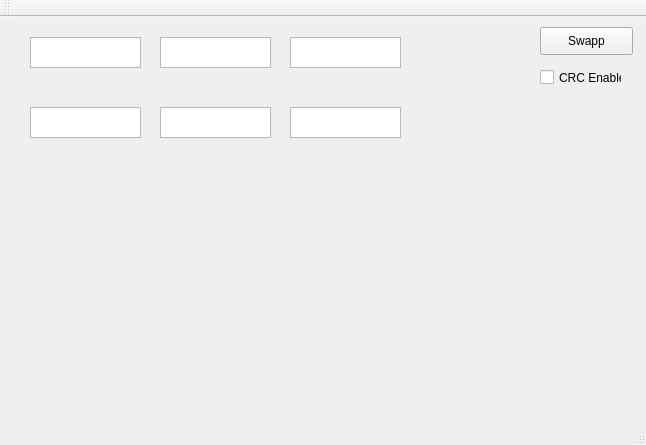
<?xml version="1.0" encoding="UTF-8"?>
<ui version="4.0">
 <class>MainWindow</class>
 <widget class="QMainWindow" name="MainWindow">
  <property name="geometry">
   <rect>
    <x>0</x>
    <y>0</y>
    <width>646</width>
    <height>445</height>
   </rect>
  </property>
  <property name="windowTitle">
   <string>MainWindow</string>
  </property>
  <widget class="QWidget" name="centralWidget">
   <widget class="QPushButton" name="pushButton">
    <property name="geometry">
     <rect>
      <x>540</x>
      <y>10</y>
      <width>93</width>
      <height>28</height>
     </rect>
    </property>
    <property name="text">
     <string>Swapp</string>
    </property>
   </widget>
   <widget class="QTextEdit" name="textEdit_Data_1">
    <property name="geometry">
     <rect>
      <x>30</x>
      <y>20</y>
      <width>111</width>
      <height>31</height>
     </rect>
    </property>
   </widget>
   <widget class="QCheckBox" name="checkBox">
    <property name="geometry">
     <rect>
      <x>540</x>
      <y>50</y>
      <width>82</width>
      <height>21</height>
     </rect>
    </property>
    <property name="text">
     <string>CRC Enable</string>
    </property>
   </widget>
   <widget class="QTextEdit" name="textEdit_Data_2">
    <property name="geometry">
     <rect>
      <x>160</x>
      <y>20</y>
      <width>111</width>
      <height>31</height>
     </rect>
    </property>
   </widget>
   <widget class="QTextEdit" name="textEdit_Data_3">
    <property name="geometry">
     <rect>
      <x>290</x>
      <y>20</y>
      <width>111</width>
      <height>31</height>
     </rect>
    </property>
   </widget>
   <widget class="QTextEdit" name="textEdit_Data_4">
    <property name="geometry">
     <rect>
      <x>30</x>
      <y>90</y>
      <width>111</width>
      <height>31</height>
     </rect>
    </property>
   </widget>
   <widget class="QTextEdit" name="textEdit_Data_5">
    <property name="geometry">
     <rect>
      <x>160</x>
      <y>90</y>
      <width>111</width>
      <height>31</height>
     </rect>
    </property>
   </widget>
   <widget class="QTextEdit" name="textEdit_Data_6">
    <property name="geometry">
     <rect>
      <x>290</x>
      <y>90</y>
      <width>111</width>
      <height>31</height>
     </rect>
    </property>
   </widget>
  </widget>
  <widget class="QMenuBar" name="menuBar">
   <property name="geometry">
    <rect>
     <x>0</x>
     <y>0</y>
     <width>646</width>
     <height>22</height>
    </rect>
   </property>
  </widget>
  <widget class="QToolBar" name="mainToolBar">
   <attribute name="toolBarArea">
    <enum>TopToolBarArea</enum>
   </attribute>
   <attribute name="toolBarBreak">
    <bool>false</bool>
   </attribute>
  </widget>
  <widget class="QStatusBar" name="statusBar"/>
 </widget>
 <layoutdefault spacing="6" margin="11"/>
 <resources/>
 <connections/>
</ui>
